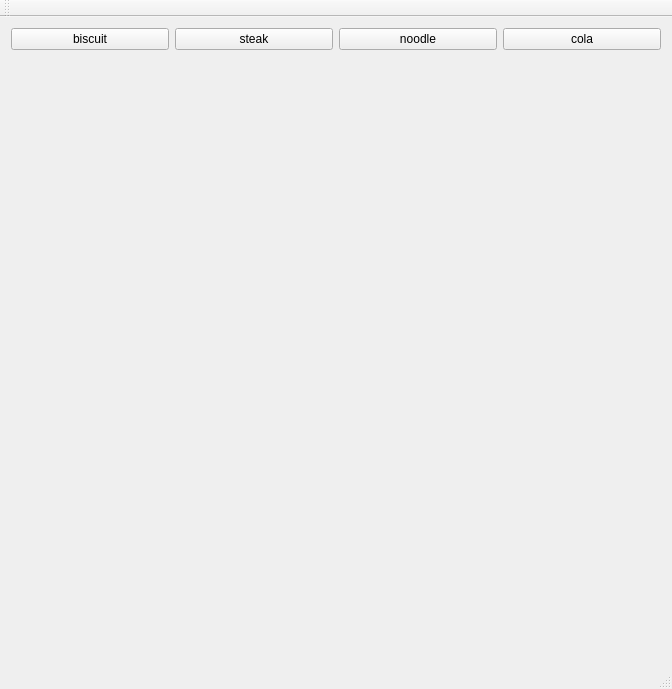
<?xml version="1.0" encoding="UTF-8"?>
<ui version="4.0">
 <class>MainWindow</class>
 <widget class="QMainWindow" name="MainWindow">
  <property name="geometry">
   <rect>
    <x>0</x>
    <y>0</y>
    <width>672</width>
    <height>659</height>
   </rect>
  </property>
  <property name="windowTitle">
   <string>MainWindow</string>
  </property>
  <widget class="QWidget" name="centralWidget">
   <layout class="QGridLayout" name="gridLayout">
    <item row="0" column="0">
     <widget class="QPushButton" name="pushButton">
      <property name="text">
       <string>biscuit</string>
      </property>
     </widget>
    </item>
    <item row="0" column="1">
     <widget class="QPushButton" name="pushButton_2">
      <property name="text">
       <string>steak</string>
      </property>
     </widget>
    </item>
    <item row="0" column="2">
     <widget class="QPushButton" name="pushButton_3">
      <property name="text">
       <string>noodle</string>
      </property>
     </widget>
    </item>
    <item row="0" column="3">
     <widget class="QPushButton" name="pushButton_4">
      <property name="text">
       <string>cola</string>
      </property>
     </widget>
    </item>
    <item row="1" column="0" colspan="4">
     <widget class="QLabel" name="label">
      <property name="minimumSize">
       <size>
        <width>600</width>
        <height>600</height>
       </size>
      </property>
      <property name="text">
       <string/>
      </property>
     </widget>
    </item>
   </layout>
  </widget>
  <widget class="QMenuBar" name="menuBar">
   <property name="geometry">
    <rect>
     <x>0</x>
     <y>0</y>
     <width>672</width>
     <height>22</height>
    </rect>
   </property>
  </widget>
  <widget class="QToolBar" name="mainToolBar">
   <attribute name="toolBarArea">
    <enum>TopToolBarArea</enum>
   </attribute>
   <attribute name="toolBarBreak">
    <bool>false</bool>
   </attribute>
  </widget>
  <widget class="QStatusBar" name="statusBar"/>
 </widget>
 <layoutdefault spacing="6" margin="11"/>
 <resources/>
 <connections/>
</ui>
